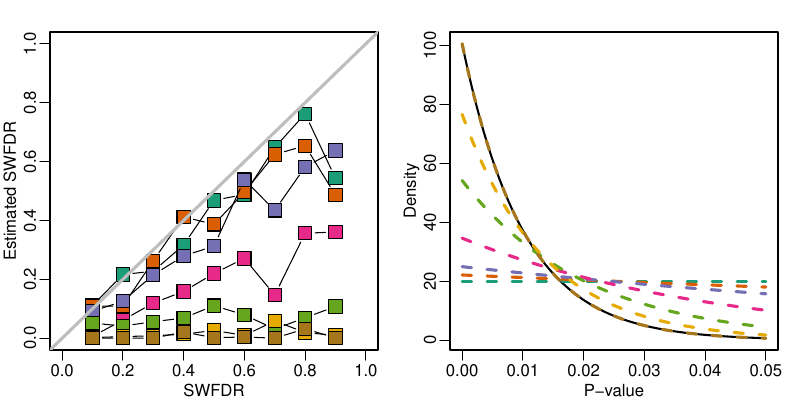

This figure's R source:

##
## Load relevant libraries
##

library(RColorBrewer)
source("calculateSwfdr.R")
source("journalAnalysisHelp.R")
library(stats4)


##
## Functions for creating rounded and truncated p-values
##

roundTrunc = function(pp,probTrunc,probRound){
  tt = rbinom(length(pp),prob=probTrunc,size=1)
  rr = rbinom(length(pp),prob=probRound,size=1)
  rr[tt==1 & rr==1] <- 0
  pp[rr==1] = round(pp[rr==1],2)
  pp[tt==1] = truncPvals(pp[tt==1])
  return(list(pp=pp,tt=tt,rr=rr))
}

truncPvals = function(pp){
  pp[pp < 0.001] <- 0.001
  pp[pp > 0.001 & pp < 0.01] <-  0.01
  pp[pp > 0.01 & pp < 0.02] <- 0.02
  pp[pp > 0.02 & pp < 0.03] <- 0.03
  pp[pp > 0.03 & pp < 0.04] <- 0.04
  pp[pp > 0.04 & pp <= 0.05] <- 0.05
  return(pp)
}



###
### Simulate cases where the alternative distribution stays
### fixed, but the null p-value distribution is more and more
### anti-conservative (right skewed)
###

set.seed(8383)
ntotal = 1000
fdr = seq(0.1,0.9,by=0.1)
bvalue = c(1,5,10,25,50,75,100)
fdrhat = matrix(0,ncol=length(fdr),nrow=length(bvalue))

for(j in 1:length(bvalue)){
  for(i in 1:9){
    # Create p-vals
    nalt = ntotal*(1-fdr[i])
    nnull = ntotal*fdr[i]
    altpvals = rbeta(1e5,1,100)
    altpvals = altpvals[altpvals < 0.05][1:nalt]
    nullpvals = rbeta(1e5,1,bvalue[j])
    nullpvals = nullpvals[nullpvals < 0.05][1:nnull]
    pvals = c(altpvals,nullpvals)
    tmp = roundTrunc(pvals,0.1,0.1)
    fdrhat[j,i] = calculateSwfdr(tmp$pp,tmp$tt,tmp$rr,numEmIterations=100)$pi0
    cat(i)
  }
  print(j)
}


pdf(file="sensitivity.pdf",height=4,width=8)
mypar <- function(a=1,b=1,brewer.n=8,brewer.name="Dark2",...){
 par(mar=c(2.5,2.5,1.6,1.1),mgp=c(1.5,.5,0))
 par(mfrow=c(a,b),...)
 palette(brewer.pal(brewer.n,brewer.name))
}



mypar(mfrow=c(1,2))
plot(1:10,1:10,type="n",xlab="SWFDR",ylab="Estimated SWFDR",xlim=c(0,1),ylim=c(0,1))
for(i in 1:length(bvalue)){
lines(fdr,fdrhat[i,],xlim=c(0,1),ylim=c(0,1),xlab="True swfdr",ylab="Estimated swfdr",pch=22,bg=i,col="black",cex.axis=1.5,cex.lab=1.5,cex=2,type="b")
}
abline(c(0,1),lwd=3,col="grey ")


xvals = seq(0,0.05,length=100)
plot(xvals,dbeta(xvals,1,100)/pbeta(0.05,1,100),col="black",type="l",lwd=2,xlab="P-value",ylab="Density")
for(i in 1:length(bvalue)){
  lines(xvals,dbeta(xvals,1,bvalue[i])/pbeta(0.05,1,bvalue[i]),col=i,lwd=3,lty=2)
}
dev.off()



